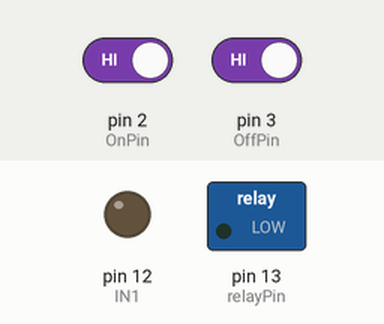
The sketch below on a simulated Arduino Uno, built with avr-gcc and run on an emulated ATmega328P. Shown: switched loads named in the sketch (green lamp = pin HIGH), output pins drawn as LEDs (lit = HIGH). Dashed ring = blinking. Inputs (shaded band) come from the test bench; at power-on: pin 2 (OnPin) HIGH, pin 3 (OffPin) HIGH.

Above: at 1.2 s.
1.3 s: pin 2 (OnPin) driven LOW
At 2.2 s:
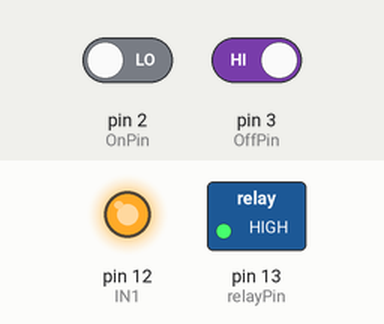
2.8 s: pin 3 (OffPin) driven LOW
At 3.01 s:
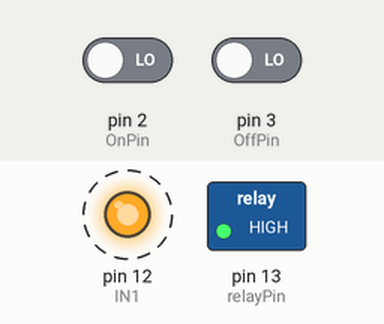
5.8 s: pin 3 (OffPin) driven HIGH
At 6.9 s:
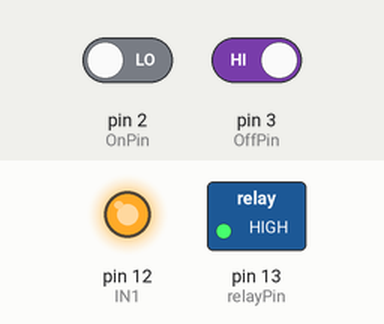
Timing chart, 0 to 8.8 s (numbered marks = the images above; inputs shaded):
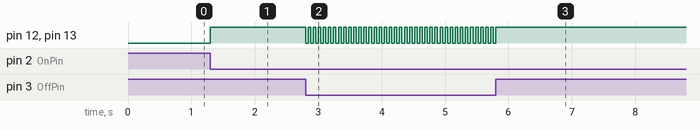

Measured:
- after the input at 1.3 s, pin 12 (IN1), pin 13 (relayPin): LOW → HIGH at once
- after the input at 2.8 s, pin 12 (IN1), pin 13 (relayPin): alternates HIGH for 0.04 s and LOW for 0.04 s, starting at once
- after the input at 5.8 s, pin 12 (IN1), pin 13 (relayPin): goes on until 5.8 s, then stays HIGH

The sketch:

ex17.ino
```cpp
#define relayPin 13       //定義繼電器接腳為13
#define IN1 12          //定義IN1接腳為12
#define OnPin 2         //定義ON按鈕開關接腳為2
#define OffPin 3         //定義OFF按鈕開關接腳為3
int val = 0;             //變數val用來儲存按鈕狀態
int val1 = 0;            //變數val1用來儲存按鈕狀態
int state = 0;           //1表示ON按鍵按下，0表示OFF按下
void setup(){
  pinMode(relayPin, OUTPUT);     //設定繼電器接腳為輸出狀態
  pinMode(IN1, OUTPUT);        //設定IN1接腳為輸出狀態
  pinMode (OnPin,INPUT);        //設定按鈕ON接腳為輸入狀態
  pinMode (OffPin,INPUT);        //設定按鈕OFF接腳為輸入狀態
}
void loop(){
  val = digitalRead(OnPin);             //讀取ON按鈕狀態並儲存
  if((val == LOW)&&(state== 0)){ 		  //檢查按鈕的變化情況
    state =1;
	digitalWrite(relayPin,HIGH);
	digitalWrite(IN1,HIGH);
    delay(40);                       //延時抗按鈕彈跳
  }
  val1 = digitalRead(OffPin);           //讀取按鈕OFF狀態並儲存
  if((val1 == LOW)&&(state == 1)){ 	 //檢查按鈕的變化情況
    state =0;
	digitalWrite(relayPin,LOW);
	digitalWrite(IN1,LOW);
    delay(40);                      //延時抗按鈕彈跳
  }
}
```
